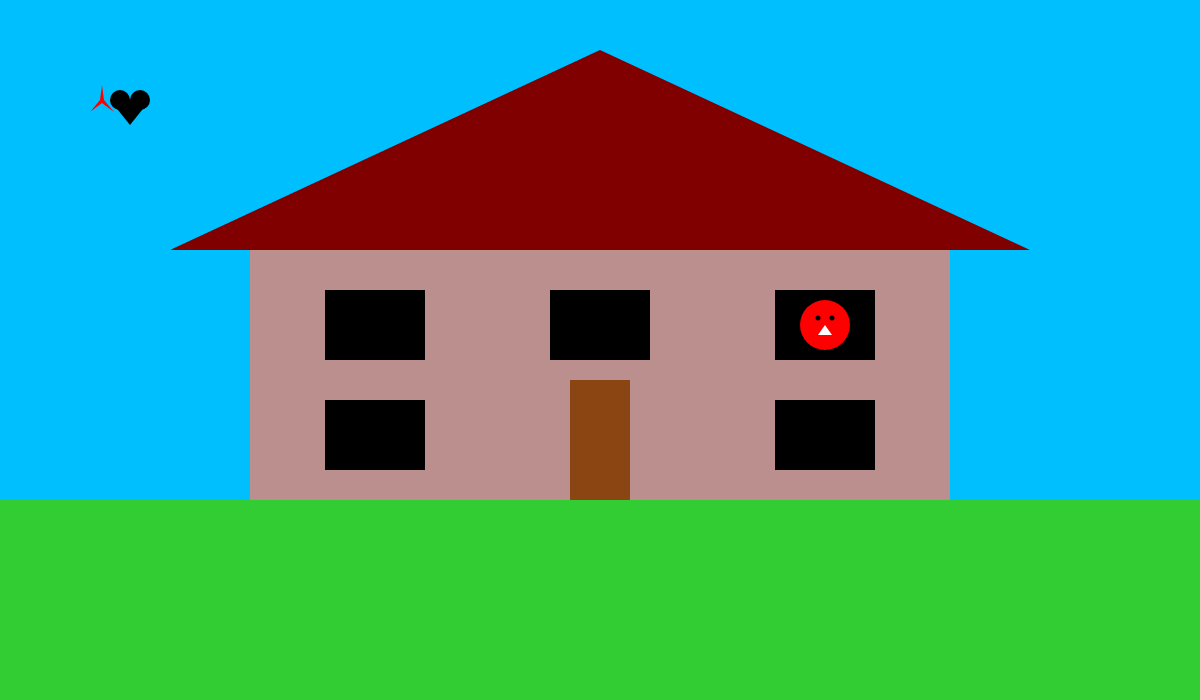
Frame 1 (no input)
Frame 60 (no input): identical to frame 1, image omitted
Frame 120 (the mouse pressed at the canvas centre since frame 60): identical to frame 1, image omitted

The p5.js sketch that drew this single still picture (run headless with seeded random() and noise() and a simulated clock; from frame 60 on, the mouse is pressed at the canvas centre):

// p5.js sketch
// ── sketch.js
var height
var width
var floor
var center
var villain


function setup()
{
    height = 700;
    width = 1200;
    floor = 500;
    center = 600;
    createCanvas(width, height);
    villain = 
        {
            x:825,  y:325
        };
}

function draw()
{
    background(0, 191, 255); //sky, deep sky blue
    noStroke();
    fill(50, 205, 50); //ground, lime green
    rect(0, floor, width, 200);
    drawHouse();
    drawVillain();
    drawHero();
    
        fill(255, 0, 0);
        noStroke();
        beginShape();
        vertex(102, 85);
        vertex(104, 100);
        vertex(114, 112);
        vertex(102, 103);
        vertex(90, 112);
        vertex(100, 100);
        endShape(CLOSE);
}

function drawHouse()
{
    //house, rosy brown
    fill(188, 143, 143);
    rect(center-350, floor-250, 700, 250);
    
    //roof, maroon
    fill(128, 0, 0);
    triangle(170, floor-250, 1030, floor-250, center,50);
    
    //door, saddle brown
    fill(139, 69, 19);
    rect(center-30, floor-120, 60, 120);
    
    //windows
    fill(0, 0, 0);
    rect(325, floor-210, 100, 70);
    rect(550, floor-210, 100, 70);
    rect(775, floor-210, 100, 70);
    rect(325, floor-100, 100, 70);
    rect(775, floor-100, 100, 70);
}

function drawVillain()
{
    noStroke();
    fill(255, 0, 0);
    ellipse(villain.x, villain.y, 50, 50);
    
    fill(0, 0, 0);
    ellipse(villain.x-7,villain.y-7,5,5);
    ellipse(villain.x+7,villain.y-7,5,5);

    fill(255, 255, 255);
    triangle(villain.x-7, villain.y+10, villain.x+7, villain.y+10, villain.x, villain.y);
}

function drawHero()
{
    fill(0, 0, 0);
    triangle(110, 100, 150, 100, 130, 125);
    ellipse(120, 100, 20, 20);
    ellipse(140, 100, 20, 20);
    
}

    
function mousePressed()
{
    //windows
    fill(255, 255, 0);
    rect(325, floor-210, 100, 70);
    rect(550, floor-210, 100, 70);
    rect(775, floor-210, 100, 70);
    rect(325, floor-100, 100, 70);
    rect(775, floor-100, 100, 70);
}
